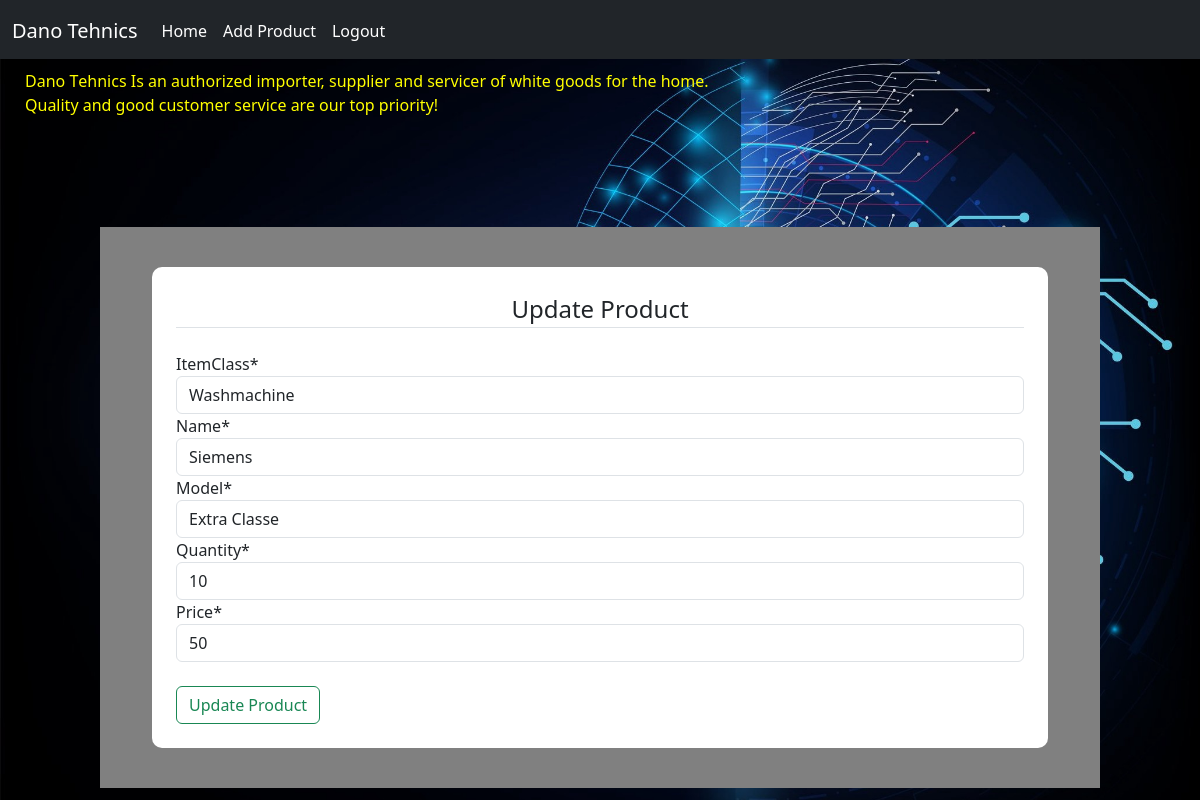
The page /inventory/update/5 (signed in) on the database its author committed.
### inventory/models.py (models this page shows, shortened)
class Inventory(models.Model):
    itemClass = models.CharField(max_length=50, null=False, blank=False)
    name = models.CharField(max_length=50, null=False, blank=False)
    model = models.CharField(max_length=50, null=False, blank=False)
    quantity = models.PositiveIntegerField(null=False, blank=False)
    price = models.IntegerField(validators=[
            MaxValueValidator(100),
            MinValueValidator(1)
        ], null=False, blank=False)
    stock_date = models.DateField(auto_now_add=True)
    ready_to_load = models.BooleanField(default=False)
    cost_per_piece = models.IntegerField(default=True)

### inventory/views.py (the view)
# urls.py: path("update/<int:pk>", update_product, name="update_product"),
@login_required
def update_product(request, pk):
    inventory = get_object_or_404(Inventory, pk=pk)
    if request.method == "POST":
        updateForm = UpdateProductForm(data=request.POST)
        if updateForm.is_valid():
            inventory.itemClass = updateForm.data['itemClass']
            inventory.name = updateForm.data['name']
            inventory.model = updateForm.data['model']
            inventory.quantity = updateForm.data['quantity']
            inventory.cost_per_piece = float(updateForm.data['cost_per_piece'])
            inventory.price = float(updateForm.data['price']) * float(inventory.quantity)
            inventory.save()
            return redirect(f"/inventory/product/{pk}")
    else:
        updateForm = UpdateProductForm(instance=inventory)
    context = {
        "form": updateForm
    }
    return render(request, "inventory/update_product.html", context=context)

### inventory/forms.py
class UpdateProductForm(ModelForm):
    class Meta:
        model = Inventory
        fields = ['itemClass', 'name', 'model', 'quantity', 'price']

### templates/inventory/update_product.html (shortened to what this page needs)
{% extends "../layout.html" %}
{% load static %}
{% load crispy_forms_tags %}
{% block content %}
<div class="content-section">
  <form method="POST"><fieldset>
      <legend class="border-bottom pd-2 mb-4 text-center">Update Product</legend>
      <div class="form-group">
        {{ form|crispy }}
      </div>
      <div class="form-group pt-4">
        <button class="btn btn-outline-success" type="submit">Update Product</button>
      </div>
    </fieldset>
  </form>
</div>
{% endblock %}

### static/css/main.css (style rules this page uses)
body { background-image: ; }
.content-section { background: #fff; margin: 40px; padding: 1.5rem 1.5rem; border-radius: 10px; }

### templates/layout.html (style rules this page uses)
body { background-image: url('../static/img/bbg.jpeg'); height: 100%; background-position: top; background-size: cover; background-repeat: no-repeat; }

### rows shown on the page
Inventory: itemClass "Washmachine", name "Siemens", model "Extra Classe", quantity "10", price "50"
